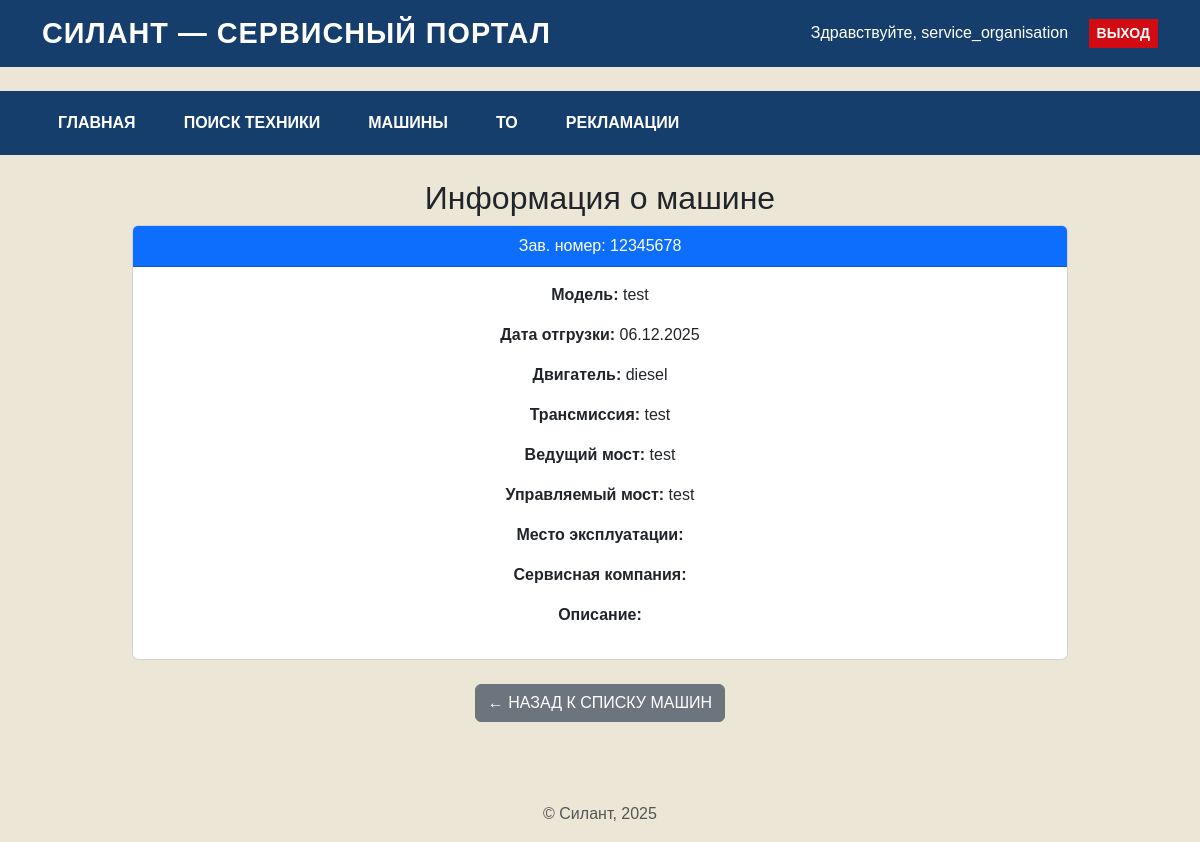
Screenshot of /machines/1/ (signed in) with the database file from the repository.
### core/models.py (models this page shows, shortened)
class Machine(models.Model):
    serial_number = models.CharField(max_length=100)
    model = models.ForeignKey(ModelType, on_delete=models.SET_NULL, null=True)
    engine_model = models.ForeignKey(EngineModel, on_delete=models.SET_NULL, null=True)
    engine_serial = models.CharField(max_length=100)
    transmission_model = models.ForeignKey(TransmissionModel, on_delete=models.SET_NULL, null=True)
    transmission_serial = models.CharField(max_length=100)
    drive_axle_model = models.ForeignKey(DriveAxleModel, on_delete=models.SET_NULL, null=True)
    drive_axle_serial = models.CharField(max_length=100)
    steered_axle_model = models.ForeignKey(SteeredAxleModel, on_delete=models.SET_NULL, null=True)
    steered_axle_serial = models.CharField(max_length=100)
    supply_contract = models.CharField(max_length=255)
    shipment_date = models.DateField()
    customer = models.CharField(max_length=255)
    location = models.CharField(max_length=255)
    additional_equipment = models.TextField(blank=True)
    client = models.ForeignKey(User, on_delete=models.SET_NULL, null=True, related_name='machines_as_client')
    service_company = models.ForeignKey(User, on_delete=models.SET_NULL, null=True, related_name='machines_as_service')
    is_active = models.BooleanField(default=True)

class Reference(models.Model):
    name = models.CharField(max_length=100)
    description = models.TextField(blank=True)

### core/views.py (the view)
# urls.py: path('machines/<int:pk>/', views.machine_detail, name='machine_detail'),
@login_required
def machine_detail(request, pk):
    machine = get_object_or_404(Machine, pk=pk)
    return render(request, 'core/machine_detail.html', {'machine': machine})

### core/templates/core/machine_detail.html (shortened to what this page needs)
{% extends 'core/base.html' %}
{% block content %}
<h2>Информация о машине</h2>
<div class="card mb-4">
  <div class="card-header bg-primary text-white">
    Зав. номер: {{ machine.serial_number }}
  </div>
  <div class="card-body">
    <p><strong>Модель:</strong> {{ machine.model.name }}</p>
    <p><strong>Дата отгрузки:</strong> {{ machine.shipment_date|date:"d.m.Y" }}</p>
    <p><strong>Двигатель:</strong> {{ machine.engine_model.name }}</p>
    <p><strong>Трансмиссия:</strong> {{ machine.transmission_model.name }}</p>
    <p><strong>Ведущий мост:</strong> {{ machine.drive_axle_model.name }}</p>
    <p><strong>Управляемый мост:</strong> {{ machine.steered_axle_model.name }}</p>
    <p><strong>Место эксплуатации:</strong> {{ machine.usage_place }}</p>
    <p><strong>Сервисная компания:</strong> {{ machine.service_company.name }}</p>
    <p><strong>Описание:</strong> {{ machine.description }}</p>
  </div>
</div>
<p class="mt-3">
    <a href="{% url 'claim_list' %}" class="btn btn-secondary">← Назад к списку машин</a>
</p>
{% endblock %}

### core/templates/core/base.html (shortened to what this page needs)
<!DOCTYPE html>
<html lang="ru">
<head>
  <link href="https://cdn.jsdelivr.net/npm/bootstrap@5.3.0/dist/css/bootstrap.min.css" rel="stylesheet">
  <link href="https://fonts.cdnfonts.com/css/pt-astra-sans" rel="stylesheet">
  <link rel="stylesheet" href="https://cdn.datatables.net/1.13.4/css/jquery.dataTables.min.css">
</head>
<body>
  <header class="p-3 mb-4">
    <div class="container d-flex justify-content-between align-items-center">
      <h1 class="m-0">СИЛАНТ — СЕРВИСНЫЙ ПОРТАЛ</h1>
      <div>
        {% if user.is_authenticated %}
          <span class="me-3">Здравствуйте, {{ user.username }}</span>
          <form method="post" action="{% url 'logout' %}" style="display:inline;">
            <button type="submit" class="btn btn-sm btn-danger">Выход</button>
          </form>
        {% else %}
          <a href="{% url 'login' %}" class="btn btn-sm btn-light">Вход</a>
        {% endif %}
      </div>
    </div>
  </header>
  <nav class="bg-dark">
    <div class="container d-flex py-2">
      <a class="nav-link me-3" href="{% url 'index' %}">Главная</a>
      <a class="nav-link me-3" href="{% url 'machine_search' %}">Поиск техники</a>
      {% if user.is_authenticated %}
        <a class="nav-link me-3" href="{% url 'machine_list' %}">Машины</a>
        <a class="nav-link me-3" href="{% url 'maintenance_list' %}">ТО</a>
        <a class="nav-link me-3" href="{% url 'claim_list' %}">Рекламации</a>
      {% endif %}
    </div>
  </nav>
  <main class="container mt-4">
    {% block content %}
    {% endblock %}
  </main>
  <footer class="mt-5 p-3 text-center text-muted">
    &copy; Силант, 2025
  </footer>
</body>
</html>

### core/templates/core/base.html (style rules this page uses)
html, body { height: 100%; }
main.container { flex: 1; }
body { display: flex; flex-direction: column; min-height: 100vh; font-family: 'PT Astra Sans', sans-serif; background-color: #EBE6D6; }
header { background-color: #163E6C; color: white; }
header h1 { font-weight: bold; letter-spacing: 1px; text-transform: uppercase; font-size: 1.8rem; }
a, .nav-link { color: white; font-weight: bold; text-transform: uppercase; }
.btn-primary, .btn-danger { background-color: #D20A11; border: none; font-weight: bold; border-radius: 0; text-transform: uppercase; }
.bg-dark { background-color: #163E6C !important; }
nav .nav-link { padding: 0.75rem 1rem; font-size: 1rem; }
main.container { max-width: 960px; text-align: center; }

### rows the page displays
Machine: serial_number "12345678", model.name "test", shipment_date "06.12.2025", engine_model.name "diesel", transmission_model.name "test", drive_axle_model.name "test", steered_axle_model.name "test"

### other values shown
{{ user.username }} "service_organisation"
